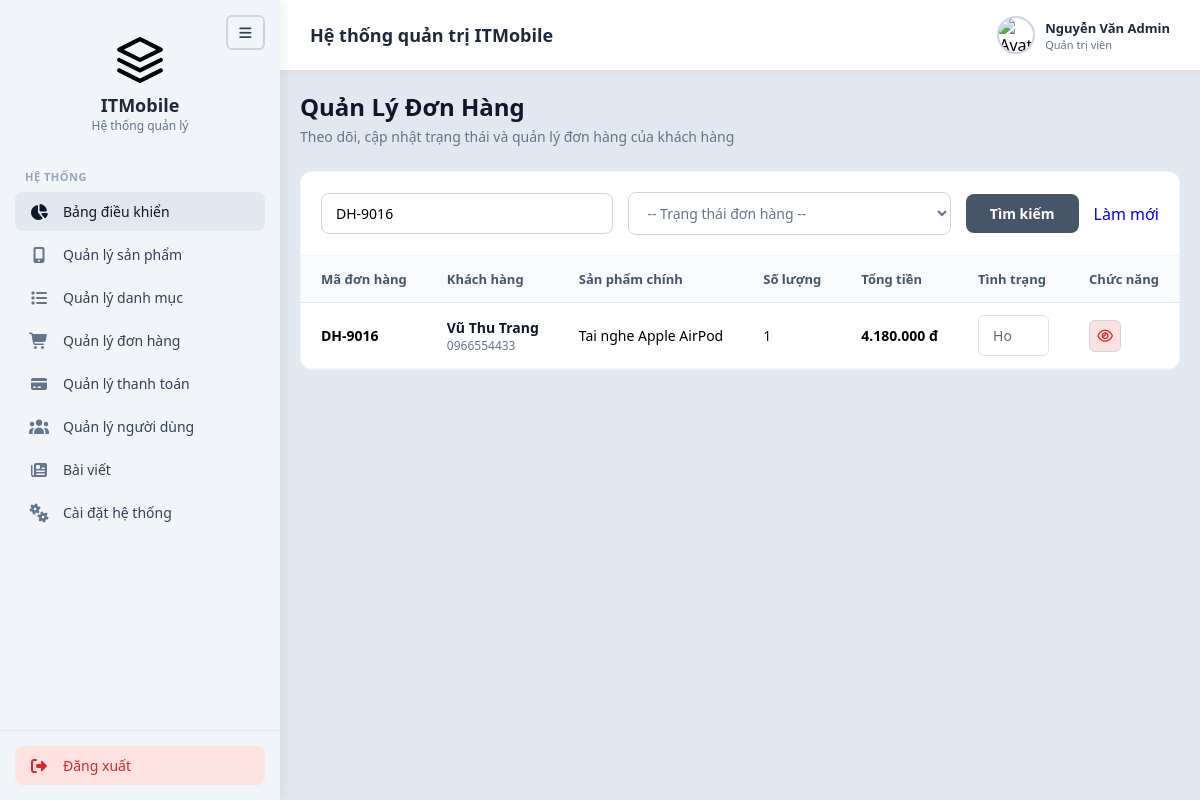
Screenshot of /Web_site/admin/donhang.php?keyword=DH-9016 (signed in) with the database file from the repository.
### tables this page shows
CREATE TABLE orders (
    id               INT AUTO_INCREMENT PRIMARY KEY,
    order_code       VARCHAR(30) NOT NULL UNIQUE,         
    user_id          INT DEFAULT NULL,                    
    receiver_name    VARCHAR(100) NOT NULL,
    phone            VARCHAR(15)  NOT NULL,
    email            VARCHAR(100) NOT NULL,
    address          VARCHAR(255) NOT NULL,
    note             TEXT,
    payment_method   ENUM('COD','BANK_TRANSFER','VNPAY_QR','SANDBOX') NOT NULL DEFAULT 'COD',
    payment_status   ENUM('Chưa thanh toán','Chờ xác nhận','Đã thanh toán','Thất bại','Đã hoàn tiền','Đã hủy')
                     NOT NULL DEFAULT 'Chưa thanh toán',
    order_status     ENUM('Chờ xác nhận','Đã xác nhận','Đang đóng gói','Đang giao hàng','Hoàn thành','Đã hủy')
                     NOT NULL DEFAULT 'Chờ xác nhận',
    shipping_fee     DECIMAL(12,0) DEFAULT 0,
    total_amount     DECIMAL(12,0) NOT NULL,
    created_at       TIMESTAMP DEFAULT CURRENT_TIMESTAMP,
    updated_at       TIMESTAMP DEFAULT CURRENT_TIMESTAMP ON UPDATE CURRENT_TIMESTAMP,
    FOREIGN KEY (user_id) REFERENCES users(id) ON DELETE SET NULL,
    INDEX idx_order_status (order_status),
    INDEX idx_created (created_at)
);

### Web_site/admin/xyly/xuly.php (called while the page is built, shortened)
<?php
class xuly extends csdltmdt
{
    public function xuatdulieu($sql)
    {
        $arr = array();
        $link = $this->connect();
        if ($link) {
            $result = $link->query($sql);
            if ($result && $result->num_rows > 0) {
                while ($row = $result->fetch_assoc()) {
                    $arr[] = $row;
                }
            }
        }
        return $arr;
    }
}

### Web_site/admin/donhang.php (the view, shortened to what this page needs)
<?php
include("xyly/xuly.php");
$p = new xuly();
$search_keyword = isset($_GET['keyword']) ? trim($_GET['keyword']) : '';
$status_filter  = isset($_GET['status']) ? trim($_GET['status']) : '';
$sql_orders = "SELECT o.*,
               (SELECT SUM(quantity) FROM order_items WHERE order_id = o.id) as total_qty,
               (SELECT product_name FROM order_items WHERE order_id = o.id LIMIT 1) as first_product_name
               FROM orders o WHERE 1=1";
if ($search_keyword !== '') {
    $keyword_esc = addslashes($search_keyword);
    $sql_orders .= " AND (o.order_code LIKE '%$keyword_esc%' OR o.receiver_name LIKE '%$keyword_esc%' OR o.phone LIKE '%$keyword_esc%')";
}
$sql_orders .= " ORDER BY o.created_at DESC";
$list_orders = $p->xuatdulieu($sql_orders);
include("includes/header.php");
include("includes/sidebar.php");
include("includes/navbar.php");
?>
<main class="main-content">
    <div class="content-card">
        <div class="page-header">
            <div class="page-title">
                <h1>Quản Lý Đơn Hàng</h1>
                <p>Theo dõi, cập nhật trạng thái và quản lý đơn hàng của khách hàng</p>
            </div>
        </div>
        <form method="GET" action="" class="filter-section">
            <div class="search-box" style="flex: 1;">
                <input type="text" name="keyword" id="searchOrderInput" value="<?php echo htmlspecialchars($search_keyword); ?>" placeholder="Tìm theo mã đơn hàng, tên khách hàng, số điện thoại...">
            </div>
            <select name="status" class="filter-select" id="filterStatus">
                <option value="">-- Trạng thái đơn hàng --</option>
            </select>
            <button type="submit" class="btn-filter">Tìm kiếm</button>
            <?php if ($search_keyword !== '' || $status_filter !== ''): ?>
                <a href="donhang.php" style="text-decoration: none;">Làm mới</a>
            <?php endif; ?>
        </form>
        <div class="table-container">
            <table>
                <thead>
                    <tr>
                        <th>Mã đơn hàng</th>
                        <th>Khách hàng</th>
                        <th>Sản phẩm chính</th>
                        <th>Số lượng</th>
                        <th>Tổng tiền</th>
                        <th>Tình trạng</th>
                        <th>Chức năng</th>
                    </tr>
                </thead>
                <tbody>
                    <?php if (!empty($list_orders)): ?>
                        <?php foreach ($list_orders as $ord): ?>
                            <tr>
                                <td><strong><?php echo htmlspecialchars($ord['order_code']); ?></strong></td>
                                <td>
                                    <div class="customer-name"><?php echo htmlspecialchars($ord['receiver_name']); ?></div>
                                    <div class="customer-phone"><?php echo htmlspecialchars($ord['phone']); ?></div>
                                </td>
                                <td><?php echo htmlspecialchars($ord['first_product_name']); ?> <?php echo ($ord['total_qty'] > 1) ? '... và sản phẩm khác' : ''; ?></td>
                                <td><?php echo intval($ord['total_qty']); ?></td>
                                <td><strong><?php echo number_format($ord['total_amount'], 0, ',', '.'); ?> đ</strong></td>
                                <td>
                                    <?php
                                    $current_status = $ord['order_status'];
                                    $is_finished = ($current_status === 'Hoàn thành' || $current_status === 'Đã hủy');
                                    ?>
                                    <select class="product-input status-select" data-id="<?php echo $ord['id']; ?>" <?php echo $is_finished ? 'disabled style="background-color: #f1f5f9; cursor: not-allowed;"' : ''; ?>>
                                        <?php
                                        $statuses = [
                                            'Chờ xác nhận' => 1,
                                            'Đã xác nhận' => 2,
                                            'Đang đóng gói' => 3,
                                            'Đang giao hàng' => 4,
                                            'Hoàn thành' => 5,
                                            'Đã hủy' => 6
                                        ];
                                        $current_stt = isset($statuses[$current_status]) ? $statuses[$current_status] : 1;
                                        foreach ($statuses as $st => $stt) {
                                            $selected = ($current_status === $st) ? 'selected' : '';
                                            $disabled = '';
                                            if ($current_status === 'Hoàn thành' && $st === 'Đã hủy') {
                                                $disabled = 'disabled style="color: #cbd5e1;"';
                                            }
                                            elseif ($current_status === 'Đã hủy' && $st !== 'Đã hủy') {
                                                $disabled = 'disabled style="color: #cbd5e1;"';
                                            }
                                            elseif ($stt < $current_stt) {
                                                $disabled = 'disabled style="color: #cbd5e1;"';
                                            }
                                            echo "<option value=\"$st\" $selected $disabled>$st</option>";
                                        }
                                        ?>
                                    </select>
                                </td>
                                <td>
                                    <div class="action-buttons">
                                        <a href="#" class="btn-action btn-action-view" data-id="<?php echo $ord['id']; ?>" title="Xem chi tiết">
                                            <i class="fa-regular fa-eye"></i>
                                        </a>
                                    </div>
                                </td>
                            </tr>
                        <?php endforeach; ?>
                    <?php else: ?>
                        <tr>
                            <td colspan="7" style="text-align: center; color: #64748b; padding: 20px;">Chưa có đơn hàng nào trong hệ thống.</td>
                        </tr>
                    <?php endif; ?>
                </tbody>
            </table>
        </div>
    </div>
</main>
<?php
include("includes/footer.php");
?>

### Web_site/admin/assets/CSS/style.css (style rules this page uses)
* { margin: 0; padding: 0; box-sizing: border-box; font-family: 'Segoe UI', Tahoma, Geneva, Verdana, sans-serif; height: auto; }
html, body { height: auto !important; min-height: 100%; overflow-y: auto !important; overflow-x: hidden; }
body { background-color: #e2e8f0; display: flex; height: 100%; overflow: hidden; }

### Web_site/admin/assets/CSS/stylemain.css (style rules this page uses)
.main-content { padding: 20px; font-family: inherit; box-sizing: border-box; height: calc(100vh - 70px); overflow-y: auto; overflow-x: hidden; }
.page-header { display: flex; justify-content: space-between; align-items: flex-start; margin-bottom: 25px; gap: 15px; }
.page-title h1 { font-size: 24px; font-weight: 700; color: #0f172a; margin-bottom: 4px; margin-top: 0; }
.page-title p { font-size: 14px; color: #64748b; margin: 0; }
.filter-section { background: white; padding: 20px; border-radius: 12px 12px 0 0; display: flex; gap: 15px; align-items: center; border: 1px solid #f1f5f9; border-bottom: none; flex-wrap: wrap; }
.search-box { flex: 2; min-width: 220px; }
.search-box input { width: 100%; padding: 10px 14px; border: 1px solid #cbd5e1; border-radius: 8px; font-size: 14px; outline: none; box-sizing: border-box; }
.filter-select { flex: 1; min-width: 140px; padding: 10px 14px; border: 1px solid #cbd5e1; border-radius: 8px; font-size: 14px; background: white; color: #64748b; outline: none; }
.btn-filter { background-color: #475569; color: white; border: none; padding: 10px 24px; border-radius: 8px; font-size: 14px; font-weight: 600; cursor: pointer; }
.table-container { background: white; border-radius: 0 0 12px 12px; max-height: 450px; overflow-y: auto; overflow-x: auto; border: 1px solid #f1f5f9; position: relative; -webkit-overflow-scrolling: touch; }
.table-container table { width: 100%; border-collapse: collapse; text-align: left; min-width: 750px; }
.table-container th { padding: 14px 20px; font-size: 13px; font-weight: 600; color: #475569; background-color: #f8fafc; border-bottom: 1px solid #e2e8f0; position: sticky; top: 0; z-index: 10; white-space: nowrap; }
.table-container td { padding: 12px 20px; font-size: 14px; border-bottom: 1px solid #f1f5f9; vertical-align: middle; white-space: nowrap; }
.action-buttons { display: flex; gap: 8px; }
.btn-action { width: 32px; height: 32px; border-radius: 6px; border: 1px solid #cbd5e1; background: white; cursor: pointer; display: flex; align-items: center; justify-content: center; text-decoration: none; }
.customer-name { font-weight: 600; color: #0f172a; }
.customer-phone { font-size: 12px; color: #64748b; }
.status-select { padding: 6px 12px; font-size: 13px; border-radius: 6px; font-weight: 500; outline: none; cursor: pointer; }
.btn-action-view { background-color: #fee2e2; color: #dc2626; }
.product-input, select.product-input, textarea.product-input { width: 100%; padding: 10px 14px; border: 1px solid #cbd5e1; border-radius: 6px; font-size: 14px; color: #1e293b; background-color: #ffffff !important; outline: none; transition: border-color 0.2s, box-shadow 0.2s; }
select.product-input { appearance: none; background-repeat: no-repeat; background-position: right 12px center; background-size: 16px; padding-right: 36px; cursor: pointer; }

### rows the page displays
orders: order_code "DH-9016", receiver_name "Vũ Thu Trang", phone "0966554433", first_product_name "Tai nghe Apple AirPod", total_qty "1", total_amount "4.180.000", id+order_status "Hoàn thành"
